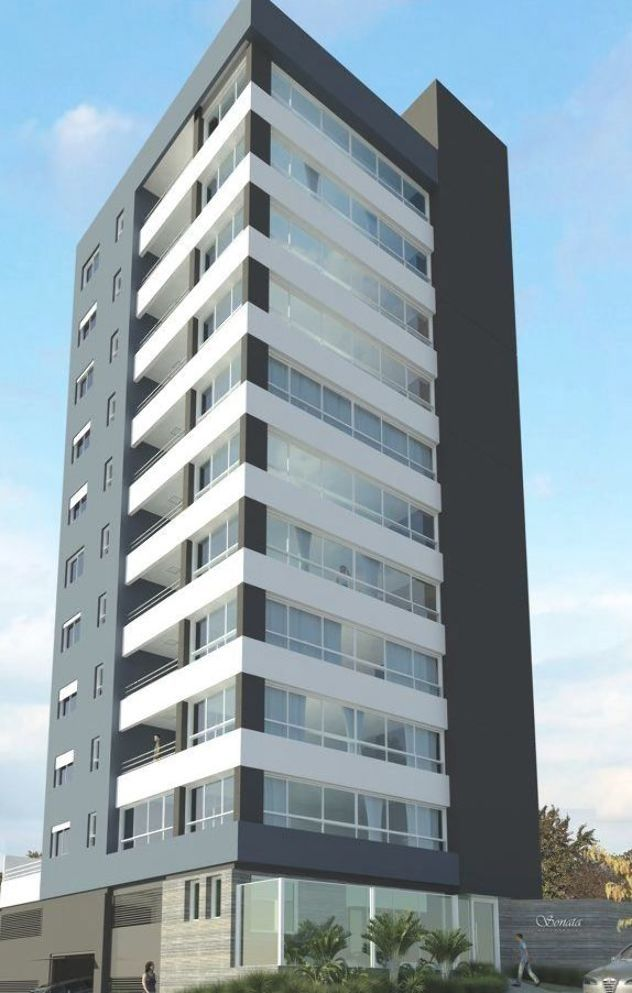
#> input picture tareas/edificio.jpg, 632 x 993 px
$ python bordes.py
#> lines starting #> are read from the running program, lines starting #| are printed output that depends on the picture
import cv2

# Cargar la imagen original
imagen = cv2.imread("edificio.jpg")
#> imagen is the input picture: shape (993, 632, 3); mean B, G, R 168.8, 160.3, 143.2

# Convertir la imagen a escala de grises
gris = cv2.cvtColor(imagen, cv2.COLOR_BGR2GRAY)
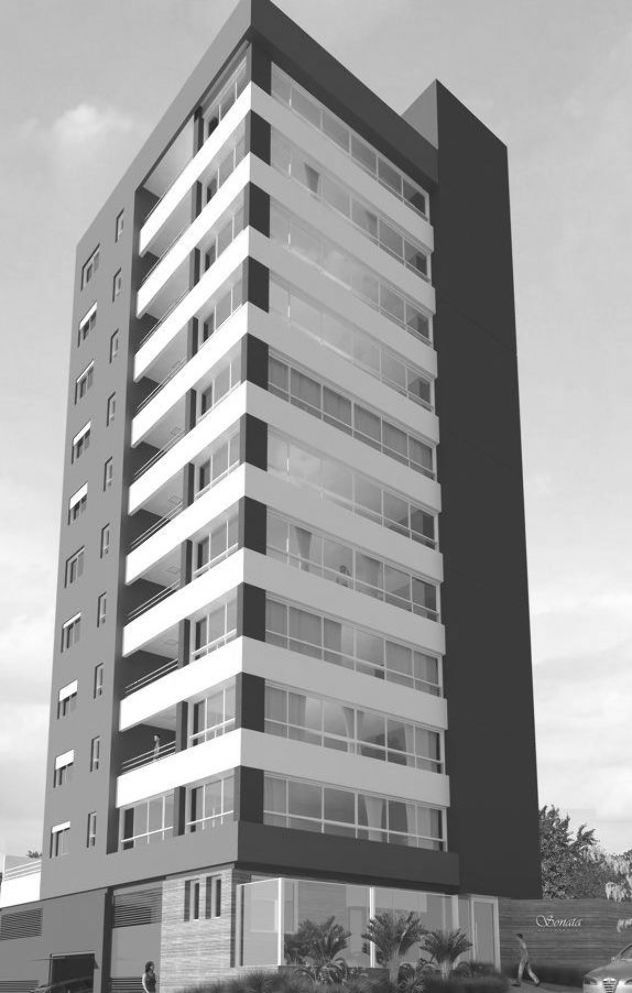
#> gris: shape (993, 632); min 28, max 255, mean 156.1

# Detectar los bordes de la imagen
bordes = cv2.Canny(gris, 100, 200)
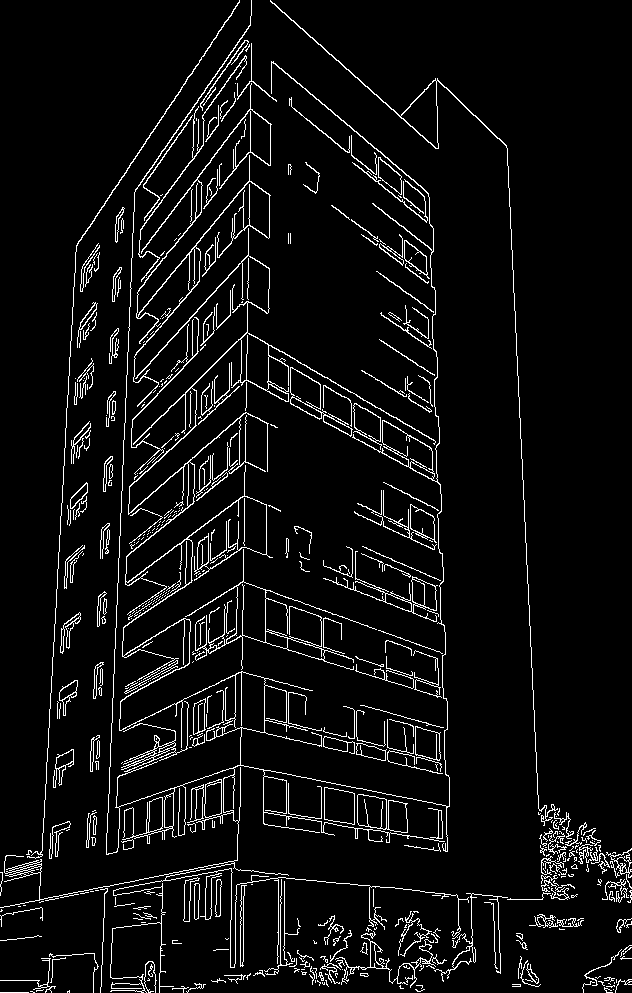
#> bordes: shape (993, 632); 5.9% white in thin lines or dots

# Guardar la imagen resultante
cv2.imwrite("bordes_edificio.jpg", bordes)

# Mostrar la imagen con los bordes
cv2.imshow("Bordes del edificio", bordes)

# Esperar hasta que se presione una tecla
cv2.waitKey(0)

# Cerrar las ventanas de OpenCV
cv2.destroyAllWindows()
